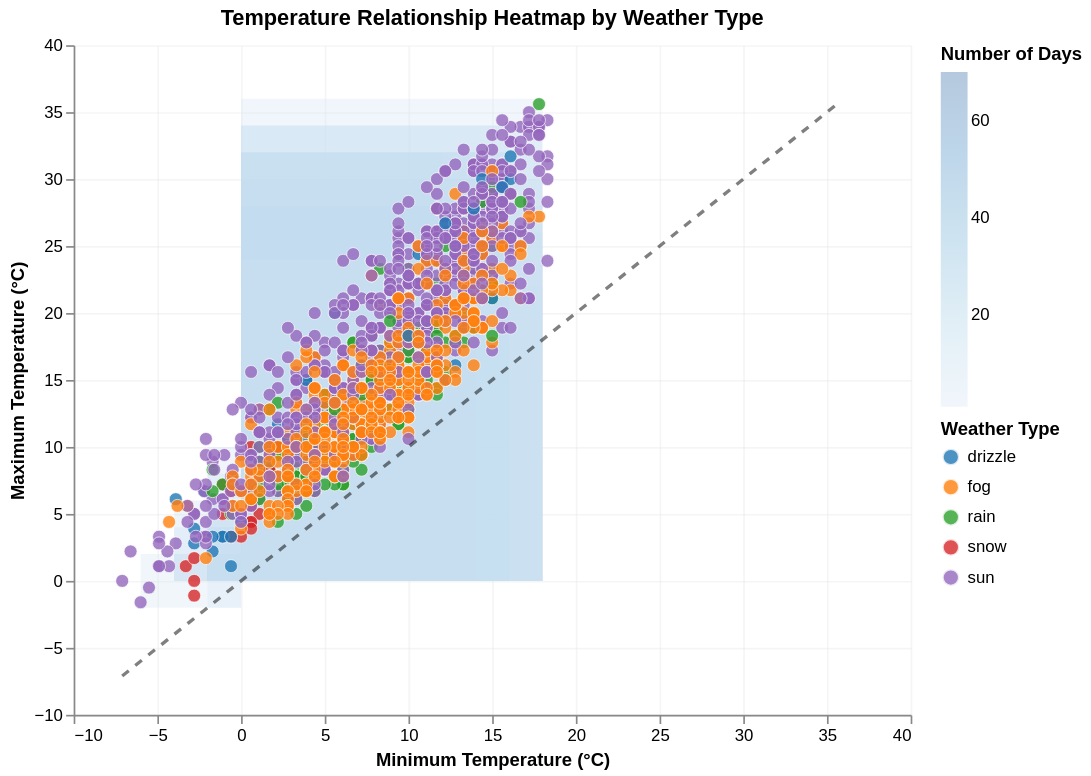

Notebook source saved alongside this figure:
### Markdown cell above
##### Question 2 (10 points)

Recreate the figure in Part 3 Question 3 in Homework 1 with Altair. Include necessary title and labels. Here is the question again:
    
    Generate a data visualization to show the relationship between max temperature and min temperature, and then show different color for differnet weather type.

### Code cell
import pandas as pd
import numpy as np

# Create binned data for heatmap using a simpler approach
bin_size = 2
min_temp_min = int(weather['temp_min'].min())
min_temp_max = int(weather['temp_min'].max()) + 2
max_temp_min = int(weather['temp_max'].min())
max_temp_max = int(weather['temp_max'].max()) + 2

# Create bins manually to avoid Interval objects
weather_binned = weather.copy()
weather_binned['temp_min_bin'] = ((weather['temp_min'] - min_temp_min) // bin_size) * bin_size + min_temp_min + bin_size/2
weather_binned['temp_max_bin'] = ((weather['temp_max'] - max_temp_min) // bin_size) * bin_size + max_temp_min + bin_size/2

# Create heatmap data by counting occurrences in each bin
heatmap_data = weather_binned.groupby(['temp_min_bin', 'temp_max_bin']).size().reset_index(name='count')
heatmap_data = heatmap_data.rename(columns={'temp_min_bin': 'temp_min_center', 'temp_max_bin': 'temp_max_center'})

# Create the heatmap layer
heatmap = alt.Chart(heatmap_data).mark_rect(
    opacity=0.3
).encode(
    x=alt.X('temp_min_center:Q', title='Minimum Temperature (°C)'),
    y=alt.Y('temp_max_center:Q', title='Maximum Temperature (°C)'),
    color=alt.Color('count:Q', 
                   scale=alt.Scale(scheme='blues'),
                   legend=alt.Legend(title='Number of Days'))
)

# Create scatter plot layer
scatter = alt.Chart(weather).mark_circle(
    size=60,
    opacity=0.8,
    stroke='white',
    strokeWidth=0.5
).encode(
    x=alt.X('temp_min:Q', title='Minimum Temperature (°C)'),
    y=alt.Y('temp_max:Q', title='Maximum Temperature (°C)'),
    color=alt.Color('weather:N', 
                   title='Weather Type',
                   scale=alt.Scale(range=['#1f77b4', '#ff7f0e', '#2ca02c', '#d62728', '#9467bd']))
)

# Create diagonal reference line
min_val = weather['temp_min'].min()
max_val = weather['temp_max'].max()

line_data = pd.DataFrame({
    'x': [min_val, max_val],
    'y': [min_val, max_val]
})

diagonal_line = alt.Chart(line_data).mark_line(
    strokeDash=[5, 5],
    stroke='black',
    opacity=0.5,
    strokeWidth=2
).encode(
    x='x:Q',
    y='y:Q'
)

# Combine all layers
combined_chart = (heatmap + scatter + diagonal_line).resolve_scale(
    color='independent'
).properties(
    width=500,
    height=400,
    title='Temperature Relationship Heatmap by Weather Type'
).configure_axis(
    grid=True,
    gridOpacity=0.3
).configure_view(
    strokeWidth=0
)

combined_chart

### Figure 1 — Vega-Lite specification as saved in the notebook (floating-point values rounded to 4 significant figures; data arrays with more than 128 entries replaced by an {"elided": "..."} marker saying what was removed)
{"config": {"view": {"continuousWidth": 300, "continuousHeight": 300, "strokeWidth": 0}, "axis": {"grid": true, "gridOpacity": 0.3}}, "layer": [{"data": {"name": "data-c1e09ed79728a4fbf0bcf4814c4f7a2e"}, "mark": {"type": "rect", "opacity": 0.3}, "encoding": {"color": {"field": "count", "legend": {"title": "Number of Days"}, "scale": {"scheme": "blues"}, "type": "quantitative"}, "x": {"field": "temp_min_center", "title": "Minimum Temperature (°C)", "type": "quantitative"}, "y": {"field": "temp_max_center", "title": "Maximum Temperature (°C)", "type": "quantitative"}}}, {"data": {"name": "data-6881b3c76720a51ecae2e2fb5659aff4"}, "mark": {"type": "circle", "opacity": 0.8, "size": 60, "stroke": "white", "strokeWidth": 0.5}, "encoding": {"color": {"field": "weather", "scale": {"range": ["#1f77b4", "#ff7f0e", "#2ca02c", "#d62728", "#9467bd"]}, "title": "Weather Type", "type": "nominal"}, "x": {"field": "temp_min", "title": "Minimum Temperature (°C)", "type": "quantitative"}, "y": {"field": "temp_max", "title": "Maximum Temperature (°C)", "type": "quantitative"}}}, {"data": {"name": "data-574397fcb0a4b1fac001490caf82cab8"}, "mark": {"type": "line", "opacity": 0.5, "stroke": "black", "strokeDash": [5, 5], "strokeWidth": 2}, "encoding": {"x": {"field": "x", "type": "quantitative"}, "y": {"field": "y", "type": "quantitative"}}}], "height": 400, "resolve": {"scale": {"color": "independent"}}, "title": "Temperature Relationship Heatmap by Weather Type", "width": 500, "$schema": "https://vega.github.io/schema/vega-lite/v5.20.1.json", "datasets": {"data-c1e09ed79728a4fbf0bcf4814c4f7a2e": [{"temp_min_center": -8.0, "temp_max_center": 0.0, "count": 1}, {"temp_min_center": -6.0, "temp_max_center": -2.0, "count": 1}, {"temp_min_center": -6.0, "temp_max_center": 0.0, "count": 1}, {"temp_min_center": -6.0, "temp_max_center": 2.0, "count": 1}, {"temp_min_center": -4.0, "temp_max_center": 2.0, "count": 7}, {"temp_min_center": -4.0, "temp_max_center": 4.0, "count": 3}, {"temp_min_center": -4.0, "temp_max_center": 6.0, "count": 4}, {"temp_min_center": -2.0, "temp_max_center": -2.0, "count": 1}, {"temp_min_center": -2.0, "temp_max_center": 0.0, "count": 1}, {"temp_min_center": -2.0, "temp_max_center": 2.0, "count": 5}, {"temp_min_center": -2.0, "temp_max_center": 4.0, "count": 8}, {"temp_min_center": -2.0, "temp_max_center": 6.0, "count": 11}, {"temp_min_center": -2.0, "temp_max_center": 8.0, "count": 7}, {"temp_min_center": -2.0, "temp_max_center": 10.0, "count": 3}, {"temp_min_center": 0.0, "temp_max_center": 2.0, "count": 1}, {"temp_min_center": 0.0, "temp_max_center": 4.0, "count": 9}, {"temp_min_center": 0.0, "temp_max_center": 6.0, "count": 20}, {"temp_min_center": 0.0, "temp_max_center": 8.0, "count": 18}, {"temp_min_center": 0.0, "temp_max_center": 10.0, "count": 7}, {"temp_min_center": 0.0, "temp_max_center": 12.0, "count": 5}, {"temp_min_center": 0.0, "temp_max_center": 14.0, "count": 1}, {"temp_min_center": 0.0, "temp_max_center": 16.0, "count": 1}, {"temp_min_center": 2.0, "temp_max_center": 4.0, "count": 2}, {"temp_min_center": 2.0, "temp_max_center": 6.0, "count": 25}, {"temp_min_center": 2.0, "temp_max_center": 8.0, "count": 44}, {"temp_min_center": 2.0, "temp_max_center": 10.0, "count": 29}, {"temp_min_center": 2.0, "temp_max_center": 12.0, "count": 17}, {"temp_min_center": 2.0, "temp_max_center": 14.0, "count": 4}, {"temp_min_center": 2.0, "temp_max_center": 16.0, "count": 4}, {"temp_min_center": 2.0, "temp_max_center": 18.0, "count": 1}, {"temp_min_center": 4.0, "temp_max_center": 6.0, "count": 17}, {"temp_min_center": 4.0, "temp_max_center": 8.0, "count": 39}, {"temp_min_center": 4.0, "temp_max_center": 10.0, "count": 28}, {"temp_min_center": 4.0, "temp_max_center": 12.0, "count": 28}, {"temp_min_center": 4.0, "temp_max_center": 14.0, "count": 11}, {"temp_min_center": 4.0, "temp_max_center": 16.0, "count": 14}, {"temp_min_center": 4.0, "temp_max_center": 18.0, "count": 5}, {"temp_min_center": 4.0, "temp_max_center": 20.0, "count": 1}, {"temp_min_center": 6.0, "temp_max_center": 8.0, "count": 23}, {"temp_min_center": 6.0, "temp_max_center": 10.0, "count": 38}, {"temp_min_center": 6.0, "temp_max_center": 12.0, "count": 70}, {"temp_min_center": 6.0, "temp_max_center": 14.0, "count": 36}, {"temp_min_center": 6.0, "temp_max_center": 16.0, "count": 17}, {"temp_min_center": 6.0, "temp_max_center": 18.0, "count": 9}, {"temp_min_center": 6.0, "temp_max_center": 20.0, "count": 7}, {"temp_min_center": 6.0, "temp_max_center": 22.0, "count": 2}, {"temp_min_center": 6.0, "temp_max_center": 24.0, "count": 2}, {"temp_min_center": 8.0, "temp_max_center": 8.0, "count": 1}, {"temp_min_center": 8.0, "temp_max_center": 10.0, "count": 13}, {"temp_min_center": 8.0, "temp_max_center": 12.0, "count": 56}, {"temp_min_center": 8.0, "temp_max_center": 14.0, "count": 48}, {"temp_min_center": 8.0, "temp_max_center": 16.0, "count": 39}, {"temp_min_center": 8.0, "temp_max_center": 18.0, "count": 24}, {"temp_min_center": 8.0, "temp_max_center": 20.0, "count": 10}, {"temp_min_center": 8.0, "temp_max_center": 22.0, "count": 13}, {"temp_min_center": 8.0, "temp_max_center": 24.0, "count": 5}, {"temp_min_center": 10.0, "temp_max_center": 10.0, "count": 1}, {"temp_min_center": 10.0, "temp_max_center": 12.0, "count": 12}, {"temp_min_center": 10.0, "temp_max_center": 14.0, "count": 20}, {"temp_min_center": 10.0, "temp_max_center": 16.0, "count": 27}, {"temp_min_center": 10.0, "temp_max_center": 18.0, "count": 33}, {"temp_min_center": 10.0, "temp_max_center": 20.0, "count": 19}, {"temp_min_center": 10.0, "temp_max_center": 22.0, "count": 22}, {"temp_min_center": 10.0, "temp_max_center": 24.0, "count": 10}, {"temp_min_center": 10.0, "temp_max_center": 26.0, "count": 8}, {"temp_min_center": 10.0, "temp_max_center": 28.0, "count": 2}, {"temp_min_center": 12.0, "temp_max_center": 14.0, "count": 7}, {"temp_min_center": 12.0, "temp_max_center": 16.0, "count": 33}, {"temp_min_center": 12.0, "temp_max_center": 18.0, "count": 29}, {"temp_min_center": 12.0, "temp_max_center": 20.0, "count": 39}, {"temp_min_center": 12.0, "temp_max_center": 22.0, "count": 25}, {"temp_min_center": 12.0, "temp_max_center": 24.0, "count": 23}, {"temp_min_center": 12.0, "temp_max_center": 26.0, "count": 35}, {"temp_min_center": 12.0, "temp_max_center": 28.0, "count": 10}, {"temp_min_center": 12.0, "temp_max_center": 30.0, "count": 4}, {"temp_min_center": 12.0, "temp_max_center": 32.0, "count": 1}, {"temp_min_center": 14.0, "temp_max_center": 16.0, "count": 1}, {"temp_min_center": 14.0, "temp_max_center": 18.0, "count": 12}, {"temp_min_center": 14.0, "temp_max_center": 20.0, "count": 11}, {"temp_min_center": 14.0, "temp_max_center": 22.0, "count": 38}, {"temp_min_center": 14.0, "temp_max_center": 24.0, "count": 23}, {"temp_min_center": 14.0, "temp_max_center": 26.0, "count": 33}, {"temp_min_center": 14.0, "temp_max_center": 28.0, "count": 24}, {"temp_min_center": 14.0, "temp_max_center": 30.0, "count": 7}, {"temp_min_center": 14.0, "temp_max_center": 32.0, "count": 9}, {"temp_min_center": 16.0, "temp_max_center": 18.0, "count": 5}, {"temp_min_center": 16.0, "temp_max_center": 20.0, "count": 2}, {"temp_min_center": 16.0, "temp_max_center": 22.0, "count": 19}, {"temp_min_center": 16.0, "temp_max_center": 24.0, "count": 7}, {"temp_min_center": 16.0, "temp_max_center": 26.0, "count": 26}, {"temp_min_center": 16.0, "temp_max_center": 28.0, "count": 24}, {"temp_min_center": 16.0, "temp_max_center": 30.0, "count": 18}, {"temp_min_center": 16.0, "temp_max_center": 32.0, "count": 10}, {"temp_min_center": 16.0, "temp_max_center": 34.0, "count": 5}, {"temp_min_center": 18.0, "temp_max_center": 22.0, "count": 2}, {"temp_min_center": 18.0, "temp_max_center": 24.0, "count": 2}, {"temp_min_center": 18.0, "temp_max_center": 26.0, "count": 2}, {"temp_min_center": 18.0, "temp_max_center": 28.0, "count": 6}, {"temp_min_center": 18.0, "temp_max_center": 30.0, "count": 2}, {"temp_min_center": 18.0, "temp_max_center": 32.0, "count": 4}, {"temp_min_center": 18.0, "temp_max_center": 34.0, "count": 9}, {"temp_min_center": 18.0, "temp_max_center": 36.0, "count": 2}], "data-6881b3c76720a51ecae2e2fb5659aff4": {"elided": "1461 records"}, "data-574397fcb0a4b1fac001490caf82cab8": [{"x": -7.1, "y": -7.1}, {"x": 35.6, "y": 35.6}]}}
